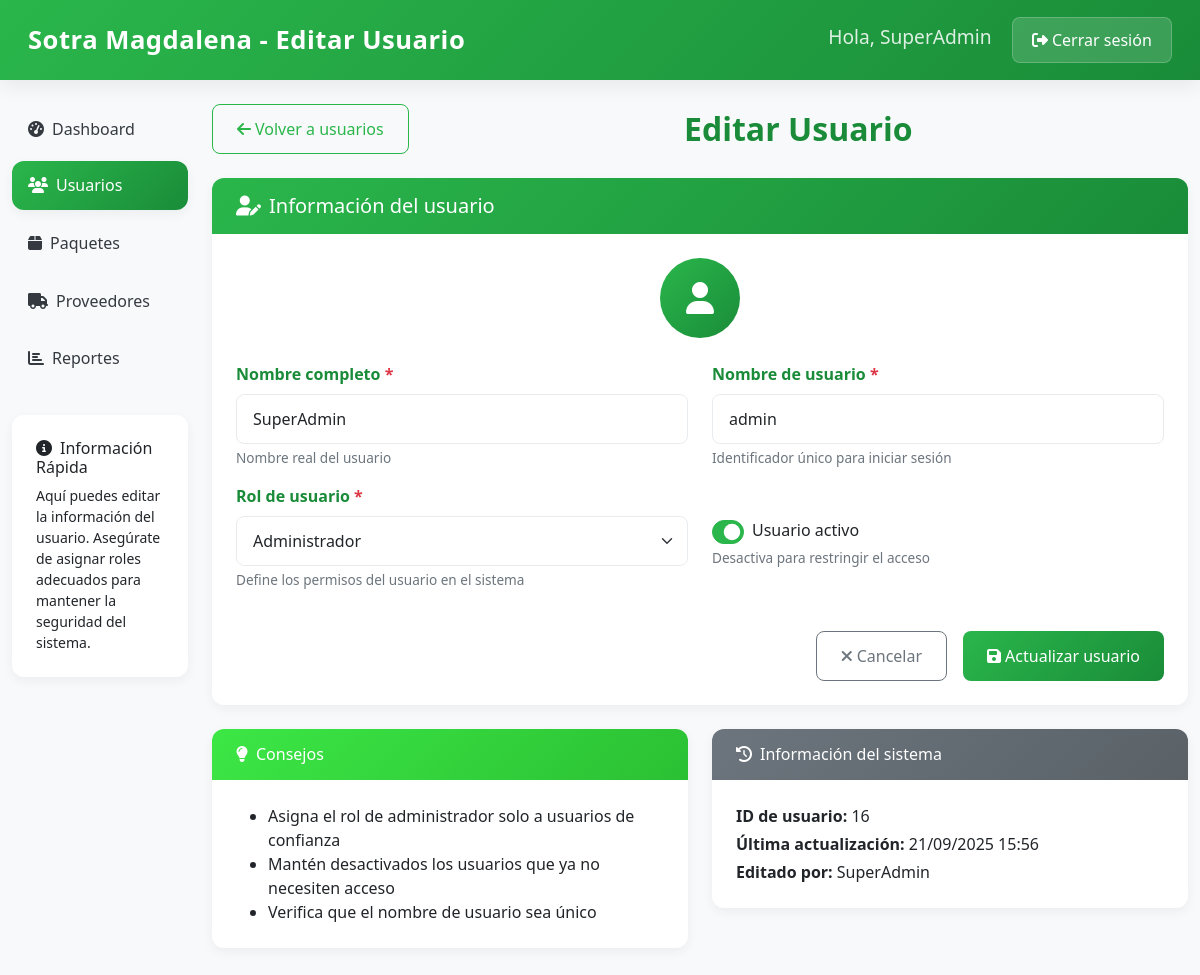
/pages/usuarios/editarUsu.php?id=16 (signed in), run on the app's committed database.
### tables this page shows
CREATE TABLE `usuarios` (
  `id` int(11) NOT NULL,
  `nombre` varchar(100) NOT NULL,
  `username` varchar(50) NOT NULL,
  `password` varchar(255) NOT NULL,
  `rol` enum('usuario','administrador') NOT NULL DEFAULT 'usuario',
  `estado` tinyint(1) DEFAULT 1
);

### pages/usuarios/editarUsu.php (the view, shortened to what this page needs)
<?php include("conexion.php"); ?>
<?php
$id = $_GET['id'];
$sql = "SELECT * FROM usuarios WHERE id=$id";
$result = $conn->query($sql);
$usuario = $result->fetch_assoc();
?>
<!DOCTYPE html>
<html lang="es">
<head>
  <link rel="stylesheet" href="https://cdn.jsdelivr.net/npm/bootstrap@5.3.2/dist/css/bootstrap.min.css">
  <link rel="stylesheet" href="https://cdnjs.cloudflare.com/ajax/libs/font-awesome/6.5.0/css/all.min.css">
  <link rel="stylesheet" href="https://cdn.jsdelivr.net/npm/bootstrap-icons@1.11.1/font/bootstrap-icons.css">
  <link rel="stylesheet" href="../../css/pages/usuarios/styleEditarUsu.css">
</head>
<body>
<nav class="navbar navbar-dark">
  <div class="container-fluid">
    <a class="navbar-brand" href="#">
      Sotra Magdalena - Editar Usuario
    </a>
    <div>
      <span class="navbar-text me-3">Hola, <?php echo $_SESSION['nombre'] ?? 'Administrador'; ?></span>
      <a href="/Sotramagdalena/login/logout.php" class="btn btn-light">
        <i class="fas fa-sign-out-alt me-1"></i> Cerrar sesión
      </a>
    </div>
  </div>
</nav>
<div class="container-fluid mt-4">
  <div class="row">
    <div class="col-md-3 col-lg-2">
      <div class="list-group">
        <a href="/Sotramagdalena/pages/dashboardAdmin.php" class="list-group-item list-group-item-action">
          <i class="fas fa-tachometer-alt me-2"></i>Dashboard
        </a>
        <a href="/Sotramagdalena/pages/usuarios/usuarios.php" class="list-group-item list-group-item-action active">
          <i class="fas fa-users me-2"></i>Usuarios
        </a>
        <a href="/Sotramagdalena/pages/paquetes/precios.php" class="list-group-item list-group-item-action">
          <i class="fas fa-box me-2"></i>Paquetes
        </a>
        <a href="/Sotramagdalena/pages/proveedores/proveedores.php" class="list-group-item list-group-item-action">
          <i class="fas fa-truck me-2"></i>Proveedores
        </a>
        <a href="/Sotramagdalena/pages/reportes/reportes.php" class="list-group-item list-group-item-action">
          <i class="fas fa-chart-bar me-2"></i>Reportes
        </a>
      </div>
      <div class="card mt-4">
        <div class="card-body">
          <h6 class="card-title"><i class="fas fa-info-circle me-2"></i>Información Rápida</h6>
          <p class="card-text small">
            Aquí puedes editar la información del usuario. Asegúrate de asignar roles adecuados para mantener la seguridad del sistema.
          </p>
        </div>
      </div>
    </div>
    <div class="col-md-9 col-lg-10">
      <div class="d-flex justify-content-between align-items-center mb-4">
        <a href="usuarios.php" class="btn btn-outline-primary back-button">
          <i class="fas fa-arrow-left me-1"></i> Volver a usuarios
        </a>
        <h2 class="mb-0">Editar Usuario</h2>
      </div>
      <div class="form-container">
        <div class="card">
          <div class="card-header">
            <h5 class="card-title mb-0"><i class="fas fa-user-edit me-2"></i>Información del usuario</h5>
          </div>
          <div class="card-body">
            <div class="user-avatar">
              <i class="fas fa-user"></i>
            </div>
            <form method="POST">
              <div class="row">
                <div class="col-md-6 mb-3">
                  <label for="nombre" class="form-label">Nombre completo <span class="text-danger">*</span></label>
                  <input type="text" id="nombre" name="nombre" class="form-control" value="<?= htmlspecialchars($usuario['nombre']) ?>" required>
                  <div class="form-text">Nombre real del usuario</div>
                </div>
                <div class="col-md-6 mb-3">
                  <label for="username" class="form-label">Nombre de usuario <span class="text-danger">*</span></label>
                  <input type="text" id="username" name="username" class="form-control" value="<?= htmlspecialchars($usuario['username']) ?>" required>
                  <div class="form-text">Identificador único para iniciar sesión</div>
                </div>
              </div>
              <div class="row">
                <div class="col-md-6 mb-3">
                  <label for="rol" class="form-label">Rol de usuario <span class="text-danger">*</span></label>
                  <select id="rol" name="rol" class="form-select">
                    <option value="administrador" <?= $usuario['rol']=='administrador'?'selected':'' ?>>Administrador</option>
                  </select>
                  <div class="form-text">Define los permisos del usuario en el sistema</div>
                </div>
                <div class="col-md-6 mb-3">
                  <div class="form-check form-switch">
                    <input class="form-check-input" type="checkbox" id="estado" name="estado" <?= $usuario['estado']?'checked':'' ?>>
                    <label class="form-check-label" for="estado">Usuario activo</label>
                  </div>
                  <div class="form-text">Desactiva para restringir el acceso</div>
                </div>
              </div>
              <div class="d-grid gap-2 d-md-flex justify-content-md-end mt-4">
                <a href="usuarios.php" class="btn btn-outline-secondary me-md-2">
                  <i class="fas fa-times me-1"></i> Cancelar
                </a>
                <button type="submit" class="btn btn-primary">
                  <i class="fas fa-save me-1"></i> Actualizar usuario
                </button>
              </div>
            </form>
          </div>
        </div>
      </div>
      <div class="row mt-4">
        <div class="col-md-6">
          <div class="card">
            <div class="card-header bg-info text-white">
              <h6 class="mb-0"><i class="fas fa-lightbulb me-2"></i>Consejos</h6>
            </div>
            <div class="card-body">
              <ul class="mb-0">
                <li>Asigna el rol de administrador solo a usuarios de confianza</li>
                <li>Mantén desactivados los usuarios que ya no necesiten acceso</li>
                <li>Verifica que el nombre de usuario sea único</li>
              </ul>
            </div>
          </div>
        </div>
        <div class="col-md-6">
          <div class="card">
            <div class="card-header bg-secondary text-white">
              <h6 class="mb-0"><i class="fas fa-history me-2"></i>Información del sistema</h6>
            </div>
            <div class="card-body">
              <p class="mb-1"><strong>ID de usuario:</strong> <?= $usuario['id'] ?></p>
              <p class="mb-1"><strong>Última actualización:</strong> <?= date('d/m/Y H:i') ?></p>
              <p class="mb-0"><strong>Editado por:</strong> <?= $_SESSION['nombre'] ?? 'Administrador' ?></p>
            </div>
          </div>
        </div>
      </div>
    </div>
  </div>
</div>
</body>
</html>

### css/pages/usuarios/styleEditarUsu.css (style rules this page uses)
:root { --primary-color: #2ab64b; --primary-dark: #1a8c39; --secondary-color: #c2db34; --accent-color: #3ce745; --primary-gradient: linear-gradient(135deg, var(--primary-color), var(--primary-dark)); --secondary-gradient: linear-gradient(135deg, var(--secondary-color), #a8c41c); --accent-gradient: linear-gradient(135deg, var(--accent-color), #2bc034); --light-bg: #f8f9fa; --card-bg: #ffffff; --text-dark: #343a40; --text-muted: #6c757d; --border-radius: 12px; --shadow-sm: 0 4px 12px rgba(0, 0, 0, 0.05); --shadow-md: 0 6px 20px rgba(0, 0, 0, 0.07); --transition: all 0.3s ease; }
body { background-color: var(--light-bg); color: var(--text-dark); font-family: 'Segoe UI', Tahoma, Geneva, Verdana, sans-serif; padding-bottom: 2rem; }
.navbar { background: var(--primary-gradient); box-shadow: var(--shadow-md); padding: 0.8rem 1rem !important; height: 80px !important; }
.navbar-brand { font-weight: 600 !important; font-size: 1.6rem !important; letter-spacing: 0.5px !important; }
.navbar-text { color: rgba(255, 255, 255, 0.85) !important; font-size: 1.2rem !important; }
.btn-light { background: rgba(255, 255, 255, 0.15) !important; border: 1px solid rgba(255, 255, 255, 0.2) !important; color: white !important; transition: var(--transition); font-size: 1rem !important; padding: 0.6rem 1.2rem !important; }
.list-group-item { border: none; border-radius: var(--border-radius) !important; margin-bottom: 0.5rem; transition: var(--transition); font-weight: 500; color: var(--text-dark); background-color: transparent; padding: 0.8rem 1rem; }
.list-group-item.active { background: var(--primary-gradient); border: none; box-shadow: var(--shadow-sm); }
.card { border: none; border-radius: var(--border-radius); box-shadow: var(--shadow-sm); transition: var(--transition); overflow: hidden; }
.card-header { background: var(--primary-gradient); color: white; font-weight: 600; border: none; padding: 1rem 1.5rem; }
.card-body { padding: 1.5rem; }
.form-container { margin-bottom: 1.5rem; }
.form-label { font-weight: 600; color: var(--primary-dark); margin-bottom: 0.5rem; }
.form-control, .form-select { border-radius: 8px; border: 1px solid #e9ecef; padding: 0.75rem 1rem; transition: var(--transition); }
.form-text { font-size: 0.85rem; color: var(--text-muted); }
.user-avatar { width: 80px; height: 80px; border-radius: 50%; background: var(--primary-gradient); display: flex; align-items: center; justify-content: center; margin: 0 auto 1.5rem; color: white; font-size: 2rem; }
.btn { border-radius: 8px; padding: 0.75rem 1.5rem; font-weight: 500; transition: var(--transition); display: inline-flex; align-items: center; justify-content: center; }
.btn-primary { background: var(--primary-gradient); border: none; }
.btn-outline-primary { border: 1px solid var(--primary-color); color: var(--primary-color); }
.btn-outline-secondary { border: 1px solid #6c757d; color: #6c757d; }
h2 { color: var(--primary-dark); font-weight: 700; }
.card .bg-info { background: var(--accent-gradient) !important; border: none; }
.card .bg-secondary { background: linear-gradient(135deg, #6c757d, #5a6268) !important; border: none; }
.form-check.form-switch { display: flex; align-items: center; margin-top: 2rem; }
.form-check-input { width: 3rem; height: 1.5rem; margin-right: 0.5rem; }
.form-check-input:checked { background-color: var(--primary-color); border-color: var(--primary-color); }
.form-container { animation: fadeIn 0.6s ease; }

### data on the page
usuarios: nombre "SuperAdmin", username "admin", rol "Administrador", estado "☑", id "16"

### other printed values
$_SESSION['nombre'] "SuperAdmin"
